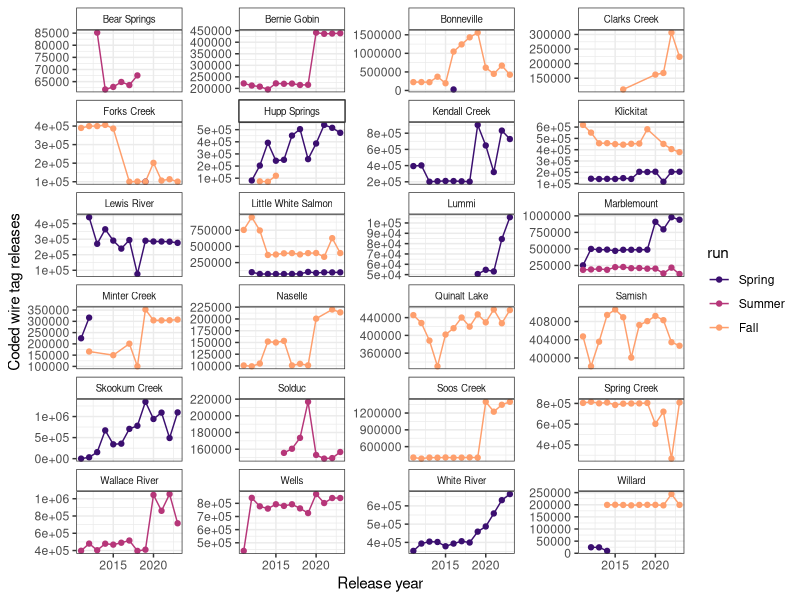
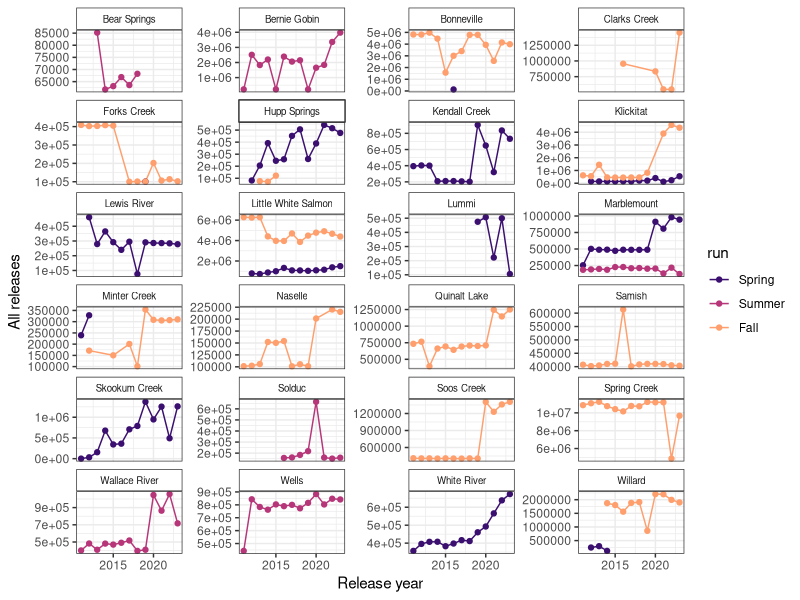
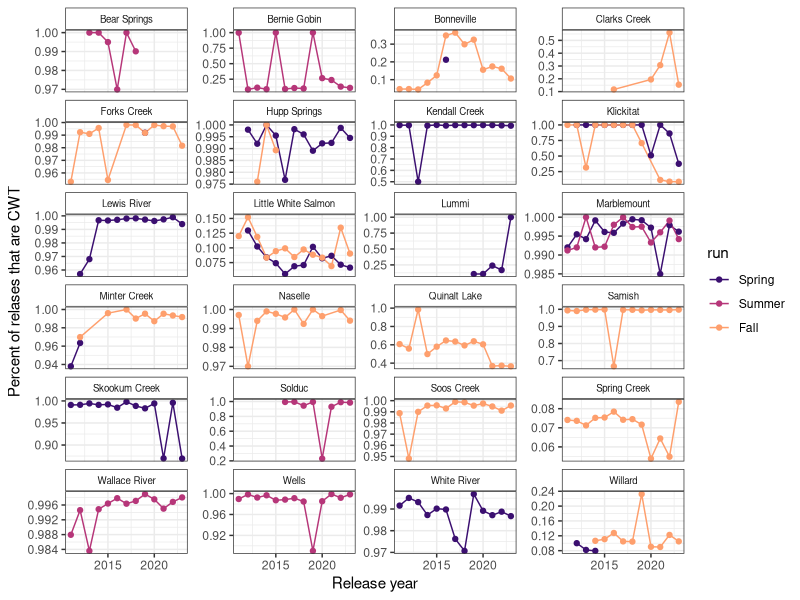
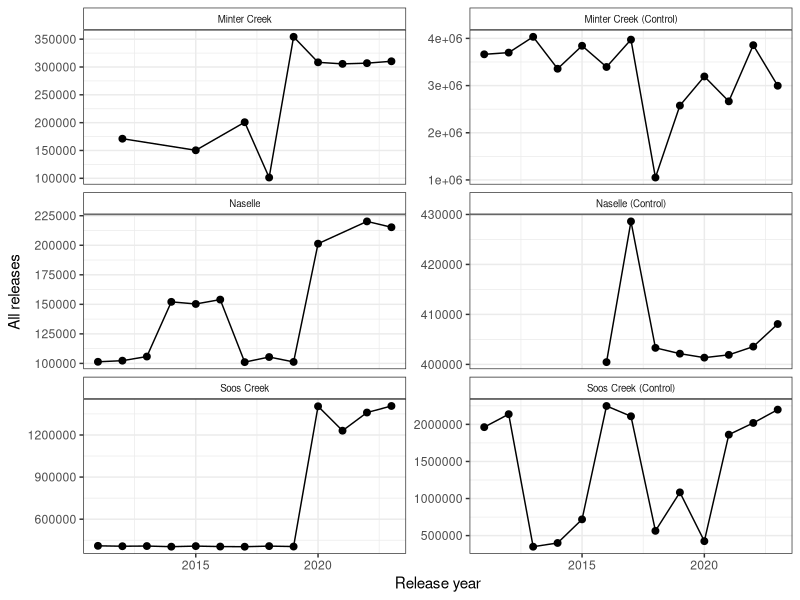
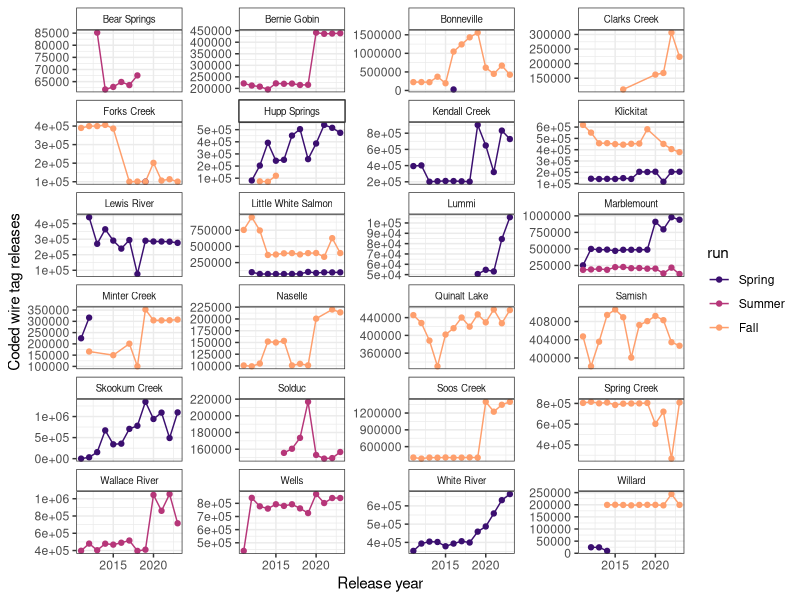
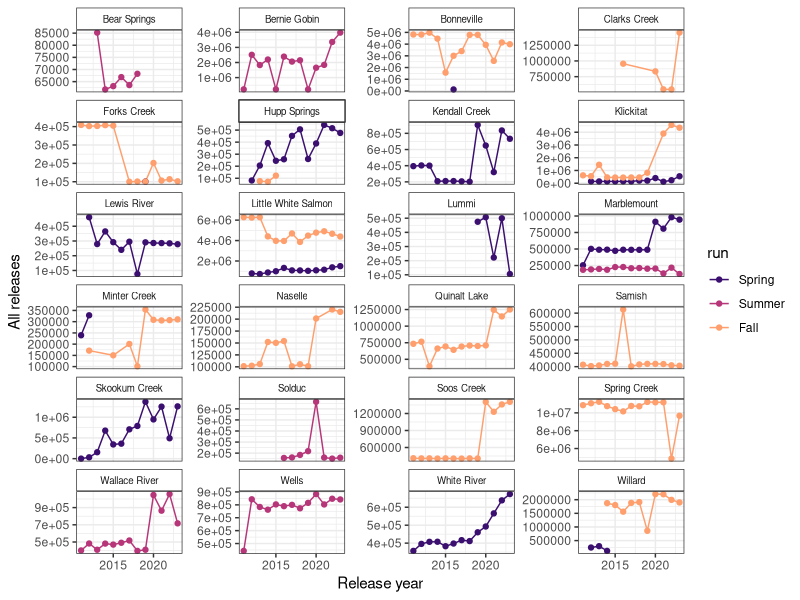
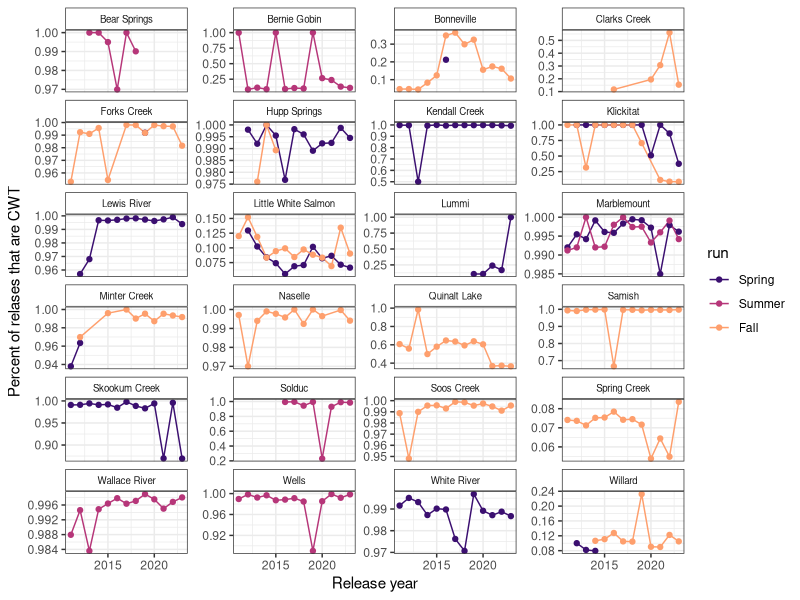
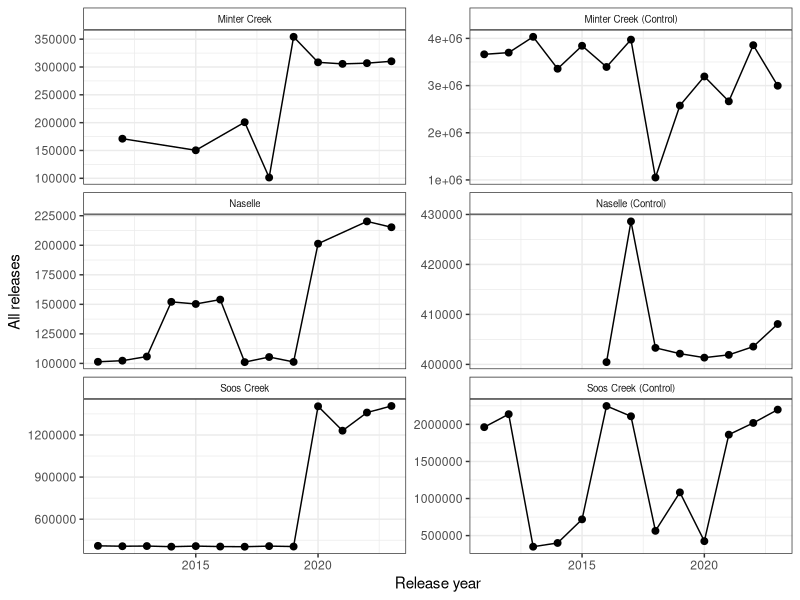

Write the R code that produced these figures, in order.
library(dplyr)
library(ggplot2)
library(viridis)

# these are all recoveries from washington state after 1995
rel <- read.csv("data/releases_2010_2026.csv") |>
  dplyr::select(-record_code) |>
  dplyr::rename(tag_code = tag_code_or_release_id)
rel$cwt_1st_mark_count[which(is.na(rel$cwt_1st_mark_count))] <- 0
rel$cwt_2nd_mark_count[which(is.na(rel$cwt_2nd_mark_count))] <- 0
rel$cwt_total <- rel$cwt_1st_mark_count + rel$cwt_2nd_mark_count

rel$non_cwt_1st_mark_count[which(is.na(rel$non_cwt_1st_mark_count))] <- 0
rel$non_cwt_2nd_mark_count[which(is.na(rel$non_cwt_2nd_mark_count))] <- 0
rel$total_releases <- rel$cwt_total + rel$non_cwt_1st_mark_count + rel$non_cwt_2nd_mark_count

rel$hatchery_location_name[which(rel$hatchery_location_name == "LUMMI HATCHERY -POND")] <- "LUMMI SEA PONDS"
rel$hatchery_location_name[which(rel$hatchery_location_name == "KLICKITAT HATCHERY (YKFP)")] <- "KLICKITAT HATCHERY"

hatcheries <- data.frame(hatchery_location_name = c(
  "MARBLEMOUNT HATCHERY",
  "WELLS HATCHERY",
  "SPRING CR NFH",
  "SOOS CREEK HATCHERY",
  "BONNEVILLE HATCHERY",
  "SKOOKUM CR HATCHERY",
  "WALLACE R HATCHERY",
  "WHITE RIVER HATCHERY",
  "QUINAULT LK HATCHERY",
  "KENDALL CR HATCHERY",
  "SAMISH HATCHERY",
  "HUPP SPRINGS REARING",
  "LEWIS RIVER HATCHERY",
  "MINTER CR HATCHERY",
  "FORKS CREEK HATCHERY",
  "CLARKS CRK HATCHERY",
  "SOLDUC HATCHERY",
  "NASELLE HATCHERY",
  "BEAR SPRINGS 1  (20)",
  "WHATCOM CR HATCHERY",
  "LUMMI SEA PONDS",
  "BERNIE GOBIN HATCH",
  "WILLARD NFH",
  "LTL WHITE SALMON NFH",
  "KLICKITAT HATCHERY"
))

hatcheries$pretty_name <- c(
  "Marblemount",
  "Wells",
  "Spring Creek",
  "Soos Creek",
  "Bonneville",
  "Skookum Creek",
  "Wallace River",
  "White River",
  "Quinalt Lake",
  "Kendall Creek",
  "Samish",
  "Hupp Springs",
  "Lewis River",
  "Minter Creek",
  "Forks Creek",
  "Clarks Creek",
  "Solduc",
  "Naselle",
  "Bear Springs",
  "Whatcom Creek",
  "Lummi",
  "Bernie Gobin",
  "Willard",
  "Little White Salmon",
  "Klickitat"
)

rel <- dplyr::left_join(rel, hatcheries)

rel$release_year <- as.numeric(substr(rel$first_release_date, 1, 4))
rel$is_treatment <- ifelse(!is.na(rel$pretty_name), 1, 0)

rel_summary <- rel |>
  dplyr::group_by(release_year) |>
  dplyr::summarise(
    n_trt = sum(cwt_total[which(is_treatment == 1)]),
    n_tot = sum(cwt_total),
    n_ctrl = n_tot - n_trt,
    p_trt = n_trt / n_tot
  )

# filter out only hatcheries in the program
subset <- dplyr::filter(rel, !is.na(pretty_name))

subset$run[which(subset$run %in% c(3, 8))] <- "Fall"
subset$run[which(subset$run %in% c(1))] <- "Spring"
subset$run[which(subset$run %in% c(2))] <- "Summer"
subset$run <- factor(subset$run, levels = c("Spring", "Summer", "Fall"))
dplyr::filter(subset, pretty_name != "Whatcom Creek", release_year <= 2023) |>
  dplyr::group_by(release_year, pretty_name, run) |>
  dplyr::summarise(n_cwt = sum(cwt_total)) |>
  ggplot(aes(release_year, n_cwt, color = run)) +
  geom_line() +
  geom_point() +
  facet_wrap(~pretty_name, scale = "free_y", ncol = 4) +
  theme_bw() +
  ylab("Coded wire tag releases") +
  xlab("Release year") +
  theme(
    # Makes the facet label background white
    strip.background = element_rect(fill = "white"),
    strip.text = element_text(size = 7)
  ) +
  scale_color_viridis_d(option = "magma", begin = 0.2, end = 0.8)
ggsave("figures/S1_release_trends_cwt.png", width = 7, height = 6)


dplyr::filter(subset, pretty_name != "Whatcom Creek", release_year <= 2023) |>
  dplyr::group_by(release_year, pretty_name, run) |>
  dplyr::summarise(n_tot = sum(total_releases)) |>
  ggplot(aes(release_year, n_tot, color = run)) +
  geom_line() +
  geom_point() +
  facet_wrap(~pretty_name, scale = "free_y", ncol = 4) +
  theme_bw() +
  ylab("All releases") +
  xlab("Release year") +
  theme(
    # Makes the facet label background white
    strip.background = element_rect(fill = "white"),
    strip.text = element_text(size = 7)
  ) +
  scale_color_viridis_d(option = "magma", begin = 0.2, end = 0.8)
ggsave("figures/S2_release_trends_all.png", width = 7, height = 6)

dplyr::filter(subset, pretty_name != "Whatcom Creek", release_year <= 2023) |>
  dplyr::group_by(release_year, pretty_name, run) |>
  dplyr::summarise(
    n_cwt = sum(cwt_total),
    n_tot = sum(total_releases),
    p_cwt = n_cwt / n_tot
  ) |>
  ggplot(aes(release_year, p_cwt, color = run)) +
  geom_line() +
  geom_point() +
  facet_wrap(~pretty_name, scale = "free_y", ncol = 4) +
  theme_bw() +
  ylab("Percent of relases that are CWT") +
  xlab("Release year") +
  theme(
    # Makes the facet label background white
    strip.background = element_rect(fill = "white"),
    strip.text = element_text(size = 7)
  ) +
  scale_color_viridis_d(option = "magma", begin = 0.2, end = 0.8)
ggsave("figures/S3_release_trends_all.png", width = 7, height = 6)

# Make figure 1, showing controls and treatments

subset <- dplyr::filter(rel, hatchery_location_name %in%
  c(
    "NASELLE HATCHERY",
    "SOOS CREEK HATCHERY",
    "MINTER CR HATCHERY",
    "GORST CR REARING PND",
    "GROVERS CR HATCHERY",
    "ISSAQUAH HATCHERY",
    "VOIGHTS CR HATCHERY",
    "NEMAH HATCHERY",
    "CLEAR CREEK HATCHERY",
    "KALAMA CR HATCHERY",
    "TUMWATER FALLS HATCHERY"
  ), run == 3)

subset$release_year <- as.numeric(substr(subset$first_release_date, 1, 4))

subset$group <- NA
subset$group[which(subset$hatchery_location_name == "NASELLE HATCHERY")] <- "Naselle"
subset$group[which(subset$hatchery_location_name == "NEMAH HATCHERY")] <- "Naselle (Control)"

subset$group[which(subset$hatchery_location_name == "SOOS CREEK HATCHERY")] <- "Soos Creek"
subset$group[which(subset$hatchery_location_name %in% c(
  "GORST CR REARING PND",
  "GROVERS CR HATCHERY",
  "ISSAQUAH HATCHERY",
  "VOIGHTS CR HATCHERY"
))] <- "Soos Creek (Control)"

subset$group[which(subset$hatchery_location_name == "MINTER CR HATCHERY")] <- "Minter Creek"
subset$group[which(subset$hatchery_location_name %in% c(
  "CLEAR CREEK HATCHERY",
  "KALAMA CR HATCHERY",
  "TUMWATER FALLS HATCHERY"
))] <- "Minter Creek (Control)"

subset |>
  dplyr::group_by(group, release_year) |>
  dplyr::summarise(n_tot = sum(total_releases)) |>
  ggplot(aes(release_year, n_tot)) +
  geom_line() +
  geom_point(size = 2) +
  facet_wrap(~group, scale = "free_y", ncol = 2) +
  theme_bw() +
  ylab("All releases") +
  xlab("Release year") +
  theme(
    # Makes the facet label background white
    strip.background = element_rect(fill = "white"),
    strip.text = element_text(size = 7)
  ) +
  scale_color_viridis()
ggsave("figures/Figure1_release_trends_control_treatment.png", width = 7, height = 6)
